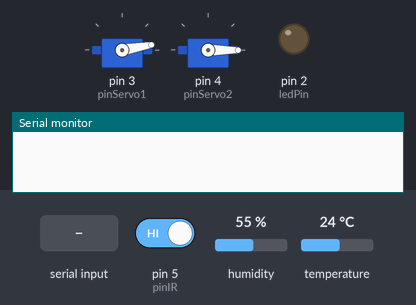
A sketch run on a simulated Arduino Uno, built with avr-gcc and run on an emulated ATmega328P. Shown: 2 × servo, output pins drawn as LEDs (lit = HIGH), the last lines printed to the serial monitor. Inputs (shaded band) come from the test bench; at power-on: pin 5 (pinIR) HIGH, humidity 55 %, temperature 24 °C.

Above: at 1.2 s.
1.3 s: pin 5 (pinIR) driven LOW
At 2.1 s:
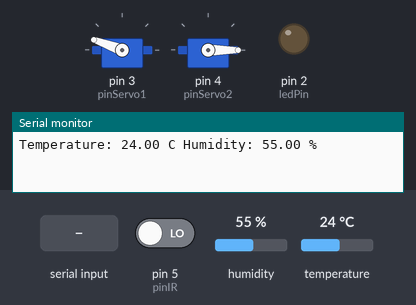
2.8 s: "TOGGLE\n" received over Serial
At 3.5 s:
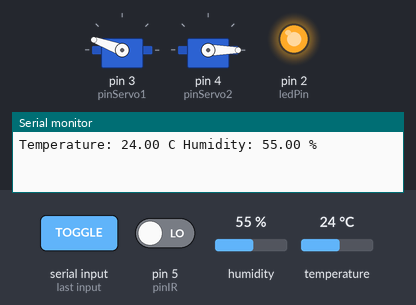
4.3 s: "TOGGLE1\n" received over Serial
At 4.7 s:
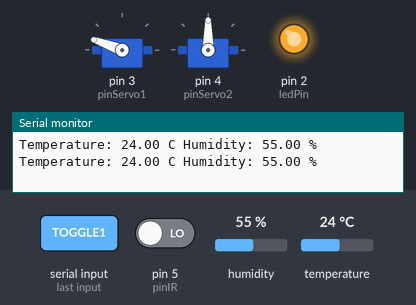
5.8 s: pin 5 (pinIR) driven HIGH
At 6.8 s:
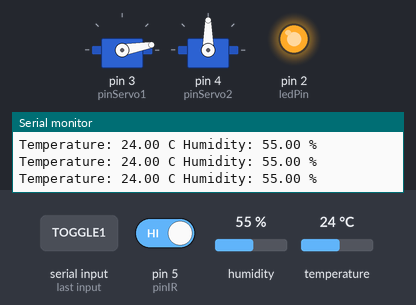
7.3 s: "TOGGLE\n" received over Serial
At 8.2 s:
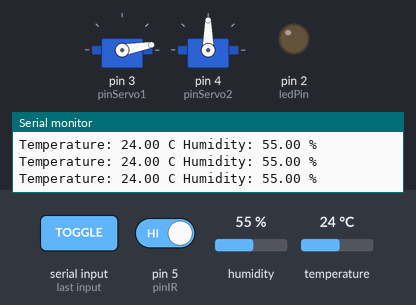
8.8 s: "TOGGLE2\n" received over Serial
At 9.3 s:
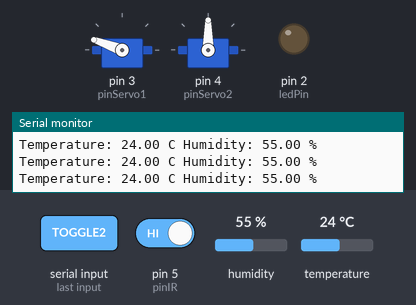
Timing chart, 0 to 11.3 s (numbered marks = the images above; inputs shaded):
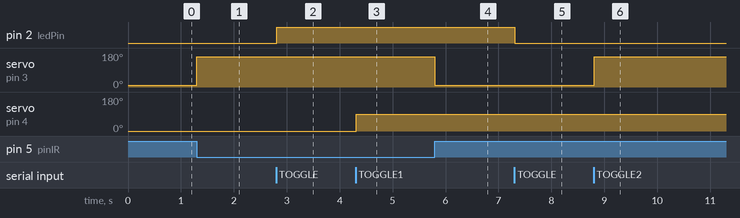

Measured:
- after the input at 1.3 s, servo on pin 3 (pinServo1): 10° → 160° at once
- after the input at 2.8 s, pin 2 (ledPin): LOW → HIGH at once
- after the input at 4.3 s, servo on pin 4 (pinServo2): 0° → 90° at once
- after the input at 5.8 s, servo on pin 3 (pinServo1): 160° → 10° at once
- after the input at 7.3 s, pin 2 (ledPin): HIGH → LOW at once
- after the input at 8.8 s, servo on pin 3 (pinServo1): 10° → 160° at once

The sketch:

sensor.ino
```cpp
#include <Adafruit_Sensor.h>
#include <DHT.h>
#include <Servo.h>

#define DHTPIN 8
#define DHTTYPE DHT22

DHT dht(DHTPIN, DHTTYPE);
Servo Serv1;
Servo Serv2;

int pinIR = 5;
int pinServo1 = 3;
int pinServo2 = 4;
const int ledPin = 2;

int servoAngle = 0;
int opwd = 10;
int clwd = 160;
int val = 0;
float hum;
float temp;

unsigned long lastDHTReadTime = 0;
unsigned long dhtInterval = 2000;

void setup() {
  Serial.begin(9600);
  dht.begin();
  Serv1.attach(pinServo1);
  Serv1.write(opwd);
  Serv2.attach(pinServo2);
  Serv2.write(servoAngle);
  pinMode(pinIR, INPUT);
  pinMode(ledPin, OUTPUT);
}

void loop() {
  unsigned long currentMillis = millis();

  if (currentMillis - lastDHTReadTime >= dhtInterval) {
    lastDHTReadTime = currentMillis;

    hum = dht.readHumidity();
    temp = dht.readTemperature();

    if (!isnan(hum) && !isnan(temp)) {
      Serial.print("Temperature: ");
      Serial.print(temp);
      Serial.print(" C");
      Serial.print(" Humidity: ");
      Serial.print(hum);
      Serial.println(" %");
    } else {
      Serial.println("Failed to read from DHT sensor!");
    }
  }

  // Read IR sensor value
  val = digitalRead(pinIR);

  // Handle serial commands
  if (Serial.available() > 0) {
    String command = Serial.readStringUntil('\n');
    if (command == "TOGGLE") {
      digitalWrite(ledPin, !digitalRead(ledPin));
    }
    if (command == "TOGGLE1") {
      servoAngle = (servoAngle == 0) ? 90 : 0;
      Serv2.write(servoAngle);
    }
    if (command == "TOGGLE2") {
      opwd = (opwd == 10) ? 160 : 10;
      Serv1.write(opwd);
    }
  }
    val = digitalRead(pinIR);
    if (val == 0) {


      Serv1.write(clwd);
    } else {


      Serv1.write(opwd);
    }

}
```
